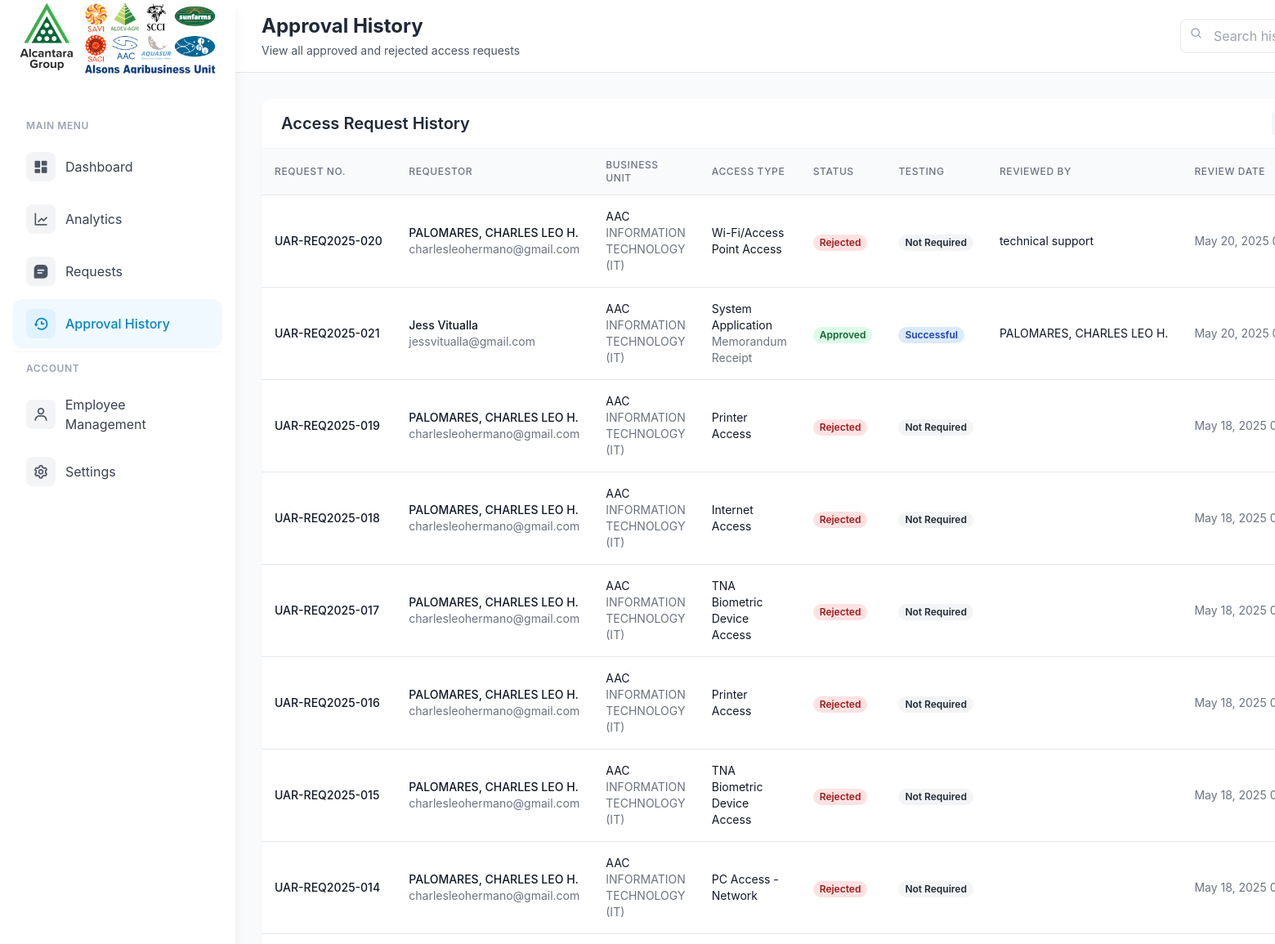
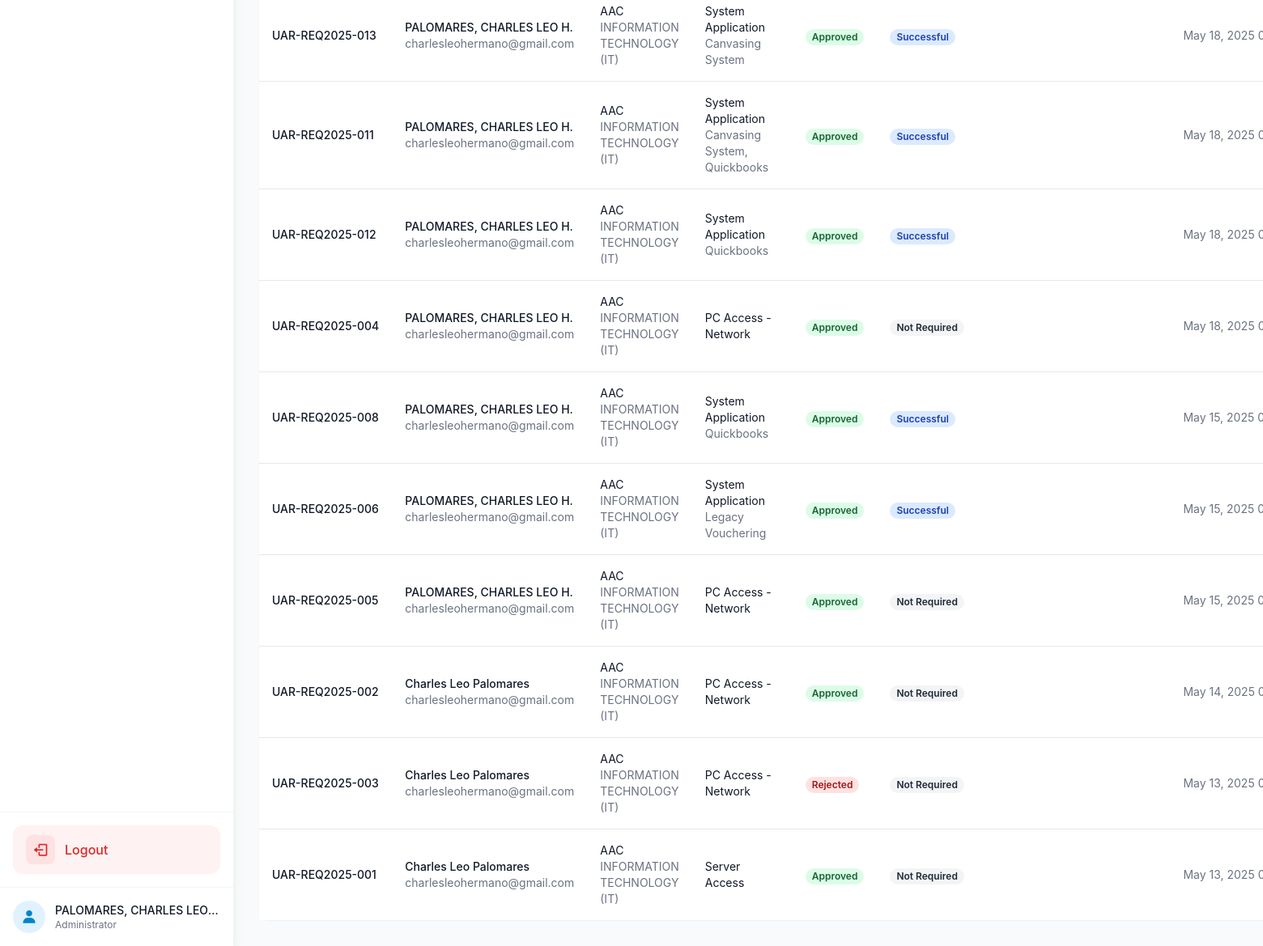
Screenshot of /admin/approval_history.php (signed in) with the database file from the repository (2 pictures, top to bottom).
### tables this page shows
CREATE TABLE `approval_history` (
  `history_id` int(11) NOT NULL,
  `request_id` int(11) DEFAULT NULL,
  `access_request_number` varchar(20) NOT NULL,
  `action` enum('approved','rejected') NOT NULL,
  `requestor_name` varchar(255) NOT NULL,
  `business_unit` varchar(50) NOT NULL,
  `department` varchar(100) NOT NULL,
  `access_type` varchar(50) NOT NULL,
  `admin_id` int(11) DEFAULT NULL,
  `comments` text DEFAULT NULL,
  `system_type` varchar(255) DEFAULT NULL,
  `duration_type` varchar(20) DEFAULT NULL,
  `start_date` date DEFAULT NULL,
  `end_date` date DEFAULT NULL,
  `justification` text NOT NULL,
  `email` varchar(255) NOT NULL,
  `employee_id` varchar(20) DEFAULT NULL,
  `contact_number` varchar(20) NOT NULL,
  `testing_status` enum('not_required','success','failed') DEFAULT 'not_required',
  `superior_id` int(11) DEFAULT NULL,
  `superior_notes` text DEFAULT NULL,
  `technical_id` int(11) DEFAULT NULL,
  `technical_notes` text DEFAULT NULL,
  `process_owner_id` int(11) DEFAULT NULL,
  `process_owner_notes` text DEFAULT NULL,
  `created_at` timestamp NOT NULL DEFAULT current_timestamp()
);

CREATE TABLE `employees` (
  `employee_id` varchar(20) NOT NULL,
  `company` varchar(10) NOT NULL,
  `employee_name` varchar(255) NOT NULL,
  `department` varchar(255) NOT NULL,
  `employee_email` varchar(255) NOT NULL,
  `password` varchar(255) DEFAULT NULL,
  `is_temp_password` tinyint(1) NOT NULL DEFAULT 1,
  `role` enum('requestor','superior','technical_support','process_owner','admin','help_desk') DEFAULT NULL
);

### admin/approval_history.php (the view, shortened to what this page needs)
<?php
require_once '../config.php';
try {
    $sql = "SELECT h.*, a.username as admin_username, e.employee_name as admin_name
            FROM approval_history h
            LEFT JOIN admin_users a ON h.admin_id = a.id
            LEFT JOIN employees e ON a.username = e.employee_id
            ORDER BY h.created_at DESC";
    $stmt = $pdo->prepare($sql);
    $stmt->execute();
    $history = $stmt->fetchAll(PDO::FETCH_ASSOC);
} catch (PDOException $e) {
    $_SESSION['error_message'] = "Error fetching history: " . $e->getMessage();
    $history = [];
}
?>
<!DOCTYPE html>
<html lang="en">
<head>
    <script src="https://cdn.tailwindcss.com"></script>
    <link href="https://cdn.jsdelivr.net/npm/boxicons@2.1.4/css/boxicons.min.css" rel="stylesheet">
</head>
<body class="bg-gray-50">
    <div class="flex min-h-screen">
        <div class="fixed inset-y-0 left-0 z-50 w-72 bg-white shadow-lg transform transition-transform duration-300">
            <div class="flex flex-col h-full">
                <div class="text-center">
                    <img src="../logo.png" alt="Alsons Agribusiness Logo" class="mt-1 w-60 h-auto mx-auto">
                </div><br>
                <nav class="flex-1 pt-6 pb-4 px-4 space-y-1 overflow-y-auto">
                    <p class="px-4 py-2 text-xs font-semibold text-gray-400 uppercase tracking-wider">
                        Main Menu
                    </p>
                    <a href="dashboard.php" class="flex items-center px-4 py-3 text-gray-700 rounded-xl transition-all hover:bg-gray-50 hover:text-primary-600 group">
                        <span class="flex items-center justify-center w-9 h-9 bg-gray-100 text-gray-600 rounded-lg group-hover:bg-primary-50 group-hover:text-primary-600">
                            <i class='bx bxs-dashboard text-xl'></i>
                        </span>
                        <span class="ml-3">Dashboard</span>
                    </a>
                    <a href="analytics.php" class="flex items-center px-4 py-3 text-gray-700 rounded-xl transition-all hover:bg-gray-50 hover:text-primary-600 group">
                        <span class="flex items-center justify-center w-9 h-9 bg-gray-100 text-gray-600 rounded-lg group-hover:bg-primary-50 group-hover:text-primary-600">
                            <i class='bx bx-line-chart text-xl'></i>
                        </span>
                        <span class="ml-3">Analytics</span>
                    </a>
                    <a href="requests.php" class="flex items-center px-4 py-3 text-gray-700 rounded-xl transition-all hover:bg-gray-50 hover:text-primary-600 group">
                        <span class="flex items-center justify-center w-9 h-9 bg-gray-100 text-gray-600 rounded-lg group-hover:bg-primary-50 group-hover:text-primary-600">
                            <i class='bx bxs-message-square-detail text-xl'></i>
                        </span>
                        <span class="ml-3">Requests</span>
                    </a>
                    <a href="#" class="flex items-center px-4 py-3 text-primary-600 bg-primary-50 rounded-xl transition-all hover:bg-primary-100 group">
                        <span class="flex items-center justify-center w-9 h-9 bg-primary-100 text-primary-600 rounded-lg group-hover:bg-primary-200">
                            <i class='bx bx-history text-xl'></i>
                        </span>
                        <span class="ml-3 font-medium">Approval History</span>
                    </a>
                    <div class="my-4 border-t border-gray-100"></div>
                    <p class="px-4 py-2 text-xs font-semibold text-gray-400 uppercase tracking-wider">
                        Account
                    </p>
                    <a href="user_management.php" class="flex items-center px-4 py-3 text-gray-700 rounded-xl transition-all hover:bg-gray-50 hover:text-primary-600 group">
                        <span class="flex items-center justify-center w-9 h-9 bg-gray-100 text-gray-600 rounded-lg group-hover:bg-primary-50 group-hover:text-primary-600">
                            <i class='bx bx-user text-xl'></i>
                        </span>
                        <span class="ml-3">Employee Management</span>
                    </a>
                    <a href="settings.php" class="flex items-center px-4 py-3 text-gray-700 rounded-xl transition-all hover:bg-gray-50 hover:text-primary-600 group">
                        <span class="flex items-center justify-center w-9 h-9 bg-gray-100 text-gray-600 rounded-lg group-hover:bg-primary-50 group-hover:text-primary-600">
                            <i class='bx bx-cog text-xl'></i>
                        </span>
                        <span class="ml-3">Settings</span>
                    </a>
                </nav>
                <div class="p-4 border-t border-gray-100">
                    <a href="logout.php" class="flex items-center px-4 py-3 text-red-600 bg-red-50 rounded-xl transition-all hover:bg-red-100 group">
                        <span class="flex items-center justify-center w-9 h-9 bg-red-100 text-red-600 rounded-lg group-hover:bg-red-200">
                            <i class='bx bx-log-out text-xl group-hover:rotate-90 transition-transform duration-300'></i>
                        </span>
                        <span class="ml-3 font-medium">Logout</span>
                    </a>
                </div>
                <div class="px-4 py-4 border-t border-gray-100">
                    <div class="flex items-center space-x-3">
                        <div class="flex-shrink-0">
                            <div class="w-10 h-10 rounded-full bg-primary-100 flex items-center justify-center text-primary-600">
                                <i class='bx bxs-user text-xl'></i>
                            </div>
                        </div>
                        <div class="flex-1 min-w-0">
                            <p class="text-sm font-medium text-gray-900 truncate">
                                <?php echo htmlspecialchars($_SESSION['admin_name'] ?? 'Admin'); ?>
                            </p>
                            <p class="text-xs text-gray-500 truncate">
                                Administrator
                            </p>
                        </div>
                    </div>
                </div>
            </div>
        </div>
        <div class="flex-1 ml-72">
            <div class="bg-white border-b border-gray-200">
                <div class="flex justify-between items-center px-8 py-4">
                    <div>
                        <h2 class="text-2xl font-bold text-gray-800">Approval History</h2>
                        <p class="text-gray-600 text-sm mt-1">
                            View all approved and rejected access requests
                        </p>
                    </div>
                    <div class="flex items-center gap-4">
                        <div class="relative">
                            <input type="text"
                                   id="searchInput"
                                   placeholder="Search history..."
                                   class="pl-10 pr-4 py-2 border border-gray-200 rounded-lg focus:outline-none focus:ring-2 focus:ring-primary/20">
                            <i class='bx bx-search absolute left-3 top-2.5 text-gray-400'></i>
                        </div>
                    </div>
                </div>
            </div>
            <div class="p-8">
                <div class="bg-white rounded-xl shadow-sm">
                    <div class="border-b border-gray-100 px-6 py-4">
                        <div class="flex justify-between items-center">
                            <h3 class="text-xl font-semibold text-gray-800">Access Request History</h3>
                            <div class="flex gap-2">
                                <button onclick="filterHistory('all')" class="px-3 py-1 text-sm bg-blue-50 text-primary rounded">All</button>
                            </div>
                        </div>
                    </div>
                    <div class="overflow-x-auto">
                        <table class="min-w-full divide-y divide-gray-200">
                            <thead class="bg-gray-50">
                                <tr>
                                    <th class="px-4 py-3 text-left text-xs font-medium text-gray-500 uppercase tracking-wider">Request No.</th>
                                    <th class="px-4 py-3 text-left text-xs font-medium text-gray-500 uppercase tracking-wider">Requestor</th>
                                    <th class="px-4 py-3 text-left text-xs font-medium text-gray-500 uppercase tracking-wider">Business Unit</th>
                                    <th class="px-4 py-3 text-left text-xs font-medium text-gray-500 uppercase tracking-wider">Access Type</th>
                                    <th class="px-4 py-3 text-left text-xs font-medium text-gray-500 uppercase tracking-wider">Status</th>
                                    <th class="px-4 py-3 text-left text-xs font-medium text-gray-500 uppercase tracking-wider">Testing</th>
                                    <th class="px-4 py-3 text-left text-xs font-medium text-gray-500 uppercase tracking-wider">Reviewed By</th>
                                    <th class="px-4 py-3 text-left text-xs font-medium text-gray-500 uppercase tracking-wider">Review Date</th>
                                </tr>
                            </thead>
                            <tbody class="bg-white divide-y divide-gray-200">
                                <?php foreach ($history as $entry): ?>
                                <tr class="hover:bg-gray-50">
                                    <td class="px-4 py-4 whitespace-nowrap">
                                        <div class="text-sm font-medium text-gray-900"><?php echo htmlspecialchars($entry['access_request_number']); ?></div>
                                    </td>
                                    <td class="px-4 py-4">
                                        <div class="text-sm font-medium text-gray-900"><?php echo htmlspecialchars($entry['requestor_name']); ?></div>
                                        <div class="text-sm text-gray-500"><?php echo htmlspecialchars($entry['email']); ?></div>
                                    </td>
                                    <td class="px-4 py-4">
                                        <div class="text-sm text-gray-900"><?php echo htmlspecialchars($entry['business_unit']); ?></div>
                                        <div class="text-sm text-gray-500"><?php echo htmlspecialchars($entry['department']); ?></div>
                                    </td>
                                    <td class="px-4 py-4">
                                        <div class="text-sm text-gray-900"><?php echo htmlspecialchars($entry['access_type']); ?></div>
                                        <?php if ($entry['system_type']): ?>
                                            <div class="text-sm text-gray-500"><?php echo htmlspecialchars($entry['system_type']); ?></div>
                                        <?php endif; ?>
                                    </td>
                                    <td class="px-4 py-4 whitespace-nowrap">
                                        <span class="px-2 inline-flex text-xs leading-5 font-semibold rounded-full
                                            <?php echo $entry['action'] === 'approved' ? 'bg-green-100 text-green-800' : 'bg-red-100 text-red-800'; ?>">
                                            <?php echo ucfirst($entry['action']); ?>
                                        </span>
                                    </td>
                                    <td class="px-4 py-4 whitespace-nowrap">
                                        <?php if (!empty($entry['testing_status'])): ?>
                                            <span class="px-2 inline-flex text-xs leading-5 font-semibold rounded-full
                                                <?php echo $entry['testing_status'] === 'success' ? 'bg-blue-100 text-blue-800' :
                                                    ($entry['testing_status'] === 'failed' ? 'bg-red-100 text-red-800' : 'bg-gray-100 text-gray-800'); ?>">
                                                <?php echo $entry['testing_status'] === 'success' ? 'Successful' :
                                                    ($entry['testing_status'] === 'failed' ? 'Failed' :
                                                    ($entry['testing_status'] === 'not_required' ? 'Not Required' : ucfirst($entry['testing_status']))); ?>
                                            </span>
                                        <?php else: ?>
                                            <span class="text-sm text-gray-500">-</span>
                                        <?php endif; ?>
                                    </td>
                                    <td class="px-4 py-4 whitespace-nowrap">
                                        <div class="text-sm text-gray-900"><?php echo htmlspecialchars($entry['admin_name']); ?></div>
                                    </td>
                                    <td class="px-4 py-4 whitespace-nowrap">
                                        <div class="text-sm text-gray-500">
                                            <?php echo date('M d, Y H:i', strtotime($entry['created_at'])); ?>
                                        </div>
                                    </td>
                                </tr>
                                <?php endforeach; ?>
                            </tbody>
                        </table>
                    </div>
                </div>
            </div>
        </div>
    </div>
</body>
</html>

### rows the page displays
approval_history: access_request_number "UAR-REQ2025-020", requestor_name "PALOMARES, CHARLES LEO H.", email "charlesleohermano@gmail.com", business_unit "AAC", department "INFORMATION TECHNOLOGY (IT)", access_type "Wi-Fi/Access Point Access", action "Rejected", testing_status "Not Required", employees.employee_name "technical support", created_at "May 20, 2025…"
approval_history: access_request_number "UAR-REQ2025-021", requestor_name "Jess Vitualla", email "jessvitualla@gmail.com", business_unit "AAC", department "INFORMATION TECHNOLOGY (IT)", access_type "System Application", system_type "Memorandum Receipt", action "Approved", testing_status "Successful", employees.employee_name "PALOMARES, CHARLES LEO H.", created_at "May 20, 2025…"
approval_history: access_request_number "UAR-REQ2025-019", requestor_name "PALOMARES, CHARLES LEO H.", email "charlesleohermano@gmail.com", business_unit "AAC", department "INFORMATION TECHNOLOGY (IT)", access_type "Printer Access", action "Rejected", testing_status "Not Required", created_at "May 18, 2025…"
approval_history: access_request_number "UAR-REQ2025-018", requestor_name "PALOMARES, CHARLES LEO H.", email "charlesleohermano@gmail.com", business_unit "AAC", department "INFORMATION TECHNOLOGY (IT)", access_type "Internet Access", action "Rejected", testing_status "Not Required", created_at "May 18, 2025…"
approval_history: access_request_number "UAR-REQ2025-017", requestor_name "PALOMARES, CHARLES LEO H.", email "charlesleohermano@gmail.com", business_unit "AAC", department "INFORMATION TECHNOLOGY (IT)", access_type "TNA Biometric Device Access", action "Rejected", testing_status "Not Required", created_at "May 18, 2025…"
approval_history: access_request_number "UAR-REQ2025-016", requestor_name "PALOMARES, CHARLES LEO H.", email "charlesleohermano@gmail.com", business_unit "AAC", department "INFORMATION TECHNOLOGY (IT)", access_type "Printer Access", action "Rejected", testing_status "Not Required", created_at "May 18, 2025…"
approval_history: access_request_number "UAR-REQ2025-015", requestor_name "PALOMARES, CHARLES LEO H.", email "charlesleohermano@gmail.com", business_unit "AAC", department "INFORMATION TECHNOLOGY (IT)", access_type "TNA Biometric Device Access", action "Rejected", testing_status "Not Required", created_at "May 18, 2025…"
approval_history: access_request_number "UAR-REQ2025-014", requestor_name "PALOMARES, CHARLES LEO H.", email "charlesleohermano@gmail.com", business_unit "AAC", department "INFORMATION TECHNOLOGY (IT)", access_type "PC Access - Network", action "Rejected", testing_status "Not Required", created_at "May 18, 2025…"
approval_history: access_request_number "UAR-REQ2025-013", requestor_name "PALOMARES, CHARLES LEO H.", email "charlesleohermano@gmail.com", business_unit "AAC", department "INFORMATION TECHNOLOGY (IT)", access_type "System Application", system_type "Canvasing System", action "Approved", testing_status "Successful", created_at "May 18, 2025…"
approval_history: access_request_number "UAR-REQ2025-011", requestor_name "PALOMARES, CHARLES LEO H.", email "charlesleohermano@gmail.com", business_unit "AAC", department "INFORMATION TECHNOLOGY (IT)", access_type "System Application", system_type "Canvasing System, Quickbooks", action "Approved", testing_status "Successful", created_at "May 18, 2025…"
approval_history: access_request_number "UAR-REQ2025-012", requestor_name "PALOMARES, CHARLES LEO H.", email "charlesleohermano@gmail.com", business_unit "AAC", department "INFORMATION TECHNOLOGY (IT)", access_type "System Application", system_type "Quickbooks", action "Approved", testing_status "Successful", created_at "May 18, 2025…"
approval_history: access_request_number "UAR-REQ2025-004", requestor_name "PALOMARES, CHARLES LEO H.", email "charlesleohermano@gmail.com", business_unit "AAC", department "INFORMATION TECHNOLOGY (IT)", access_type "PC Access - Network", action "Approved", testing_status "Not Required", created_at "May 18, 2025…"
approval_history: access_request_number "UAR-REQ2025-008", requestor_name "PALOMARES, CHARLES LEO H.", email "charlesleohermano@gmail.com", business_unit "AAC", department "INFORMATION TECHNOLOGY (IT)", access_type "System Application", system_type "Quickbooks", action "Approved", testing_status "Successful", created_at "May 15, 2025…"
approval_history: access_request_number "UAR-REQ2025-006", requestor_name "PALOMARES, CHARLES LEO H.", email "charlesleohermano@gmail.com", business_unit "AAC", department "INFORMATION TECHNOLOGY (IT)", access_type "System Application", system_type "Legacy Vouchering", action "Approved", testing_status "Successful", created_at "May 15, 2025…"
approval_history: access_request_number "UAR-REQ2025-005", requestor_name "PALOMARES, CHARLES LEO H.", email "charlesleohermano@gmail.com", business_unit "AAC", department "INFORMATION TECHNOLOGY (IT)", access_type "PC Access - Network", action "Approved", testing_status "Not Required", created_at "May 15, 2025…"
approval_history: access_request_number "UAR-REQ2025-002", requestor_name "Charles Leo Palomares", email "charlesleohermano@gmail.com", business_unit "AAC", department "INFORMATION TECHNOLOGY (IT)", access_type "PC Access - Network", action "Approved", testing_status "Not Required", created_at "May 14, 2025…"
approval_history: access_request_number "UAR-REQ2025-003", requestor_name "Charles Leo Palomares", email "charlesleohermano@gmail.com", business_unit "AAC", department "INFORMATION TECHNOLOGY (IT)", access_type "PC Access - Network", action "Rejected", testing_status "Not Required", created_at "May 13, 2025…"
approval_history: access_request_number "UAR-REQ2025-001", requestor_name "Charles Leo Palomares", email "charlesleohermano@gmail.com", business_unit "AAC", department "INFORMATION TECHNOLOGY (IT)", access_type "Server Access", action "Approved", testing_status "Not Required", created_at "May 13, 2025…"

### other values shown
$_SESSION['admin_name'] "PALOMARES, CHARLES LEO…"
